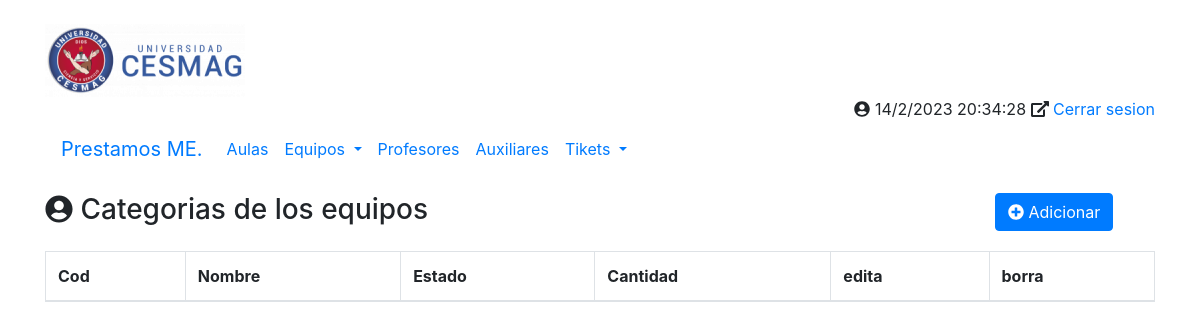
Page /principal.php?opcion=categorias on the earlier database version.
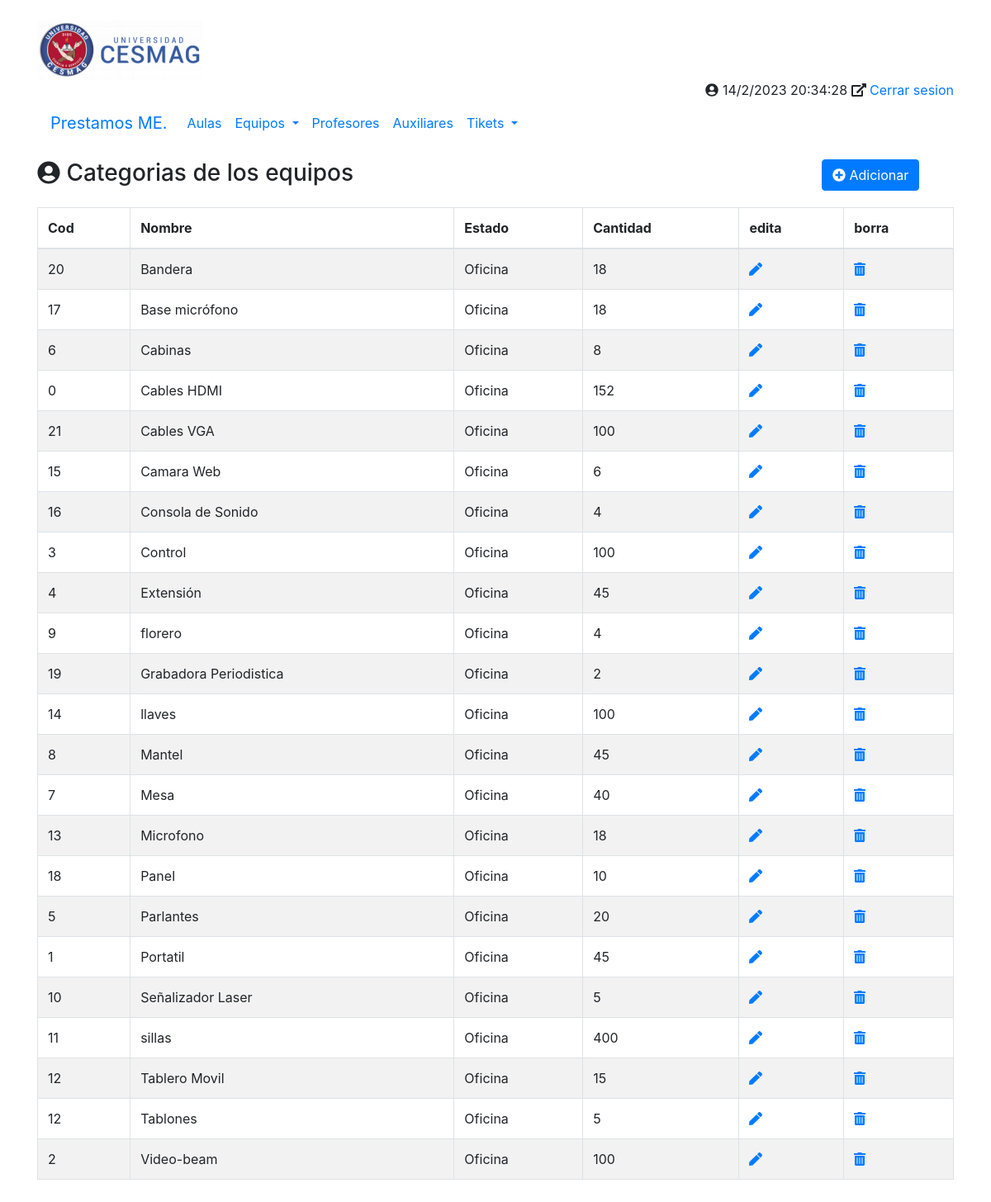
Same page on the later database version.
### tables this page shows
CREATE TABLE `tbl_equipos` (
  `cod` int(100) NOT NULL,
  `nombre` varchar(100) NOT NULL,
  `id_estado` int(100) NOT NULL,
  `cantidad` int(100) DEFAULT NULL
);

CREATE TABLE `tbl_estados` (
  `id` int(100) NOT NULL,
  `estado` varchar(100) NOT NULL
);

### php/categoria/todas_categorias.php (the view, shortened to what this page needs)
<div class="row my-3">
	<div class="col-10">
		<h3><i class="fa fa-user-circle"></i> Categorias de los equipos</h3>
	</div>
	<div class="col-2">
		<a href="./principal.php?opcion=categoria-nueva&accion=ADICIONAR&cod=0" class="btn btn-primary" title="Crear un nuevo Contacto">
			<i class="fas fa-plus-circle"></i>
			Adicionar
		</a>
	</div>
</div>
<div class="row my-3">
	<div class="col-12">
		<table id="miTabla" class="table table-striped table-bordered table-hover">
			<thead>
				<tr>
					<th>Cod</th>
					<th>Nombre</th>
					<th>Estado</th>
					<th>Cantidad</th>
					<th>edita</th>
					<th>borra</th>
				</tr>
			</thead>
			<tbody>
				<?php
				$conexion = conectarBD();
				$sSQL = "SELECT *,
					tbl_estados.estado
				FROM
					tbl_equipos
				INNER JOIN tbl_estados ON tbl_equipos.id_estado = tbl_estados.id;";
				$datos = $conexion->query($sSQL);
				foreach ($datos as $fila) :
				?>
					<tr>
						<td><?php echo $fila['cod'];         ?></td>
						<td><?php echo $fila['nombre'];     ?></td>
						<td><?php echo $fila['estado'];  ?></td>
						<td><?php echo $fila['cantidad'];   ?></td>
						<?php
						echo '<td><a href="./principal.php?opcion=editar-categoria&accion=EDITAR&cod=' . $fila['cod'] . '&nombre' . $fila['nombre'] . '" title="Editar el Contacto"><i class="fas fa-pen"></i></a></td>
						<td><a href="./php/categoria/guardar.php?&accion=ELIMINAR&nombre=' . $fila['nombre'] . '" title="Borrarla categoria"><i class="fas fa-trash-alt"></i><a></td>';
						?>
					</tr>
				<?php
				endforeach;
				?>
			</tbody>
		</table>
	</div>
</div>

### principal.php (shortened to what this page needs)
<?php
$opcion = (!isset($_GET['opcion'])) ? 'all_tikets' : $_GET['opcion'];
?>
<!DOCTYPE html>
<html lang="es">
<head>
  <link rel="stylesheet" href="lib/bootstrap/css/bootstrap.min.css">
  <link rel="stylesheet" href="lib/datatable/css/bootstrap.css">
  <link rel="stylesheet" href="lib/datatable/css/dataTables.bootstrap4.min.css">
</head>
<body>
  <div class="container my-4">
    <?php include_once("inc/encabezado.inc"); ?>
    <?php include_once("inc/Menu_Principal.inc"); ?>
    <section class="cuerpo">
      <?php
      switch ($opcion) {
        case 'categorias':
          include_once("php/categoria/todas_categorias.php");
          break;
      }
      ?>
    </section>
  </div>
</body>
</html>

### inc/encabezado.inc (shortened to what this page needs)
<header>
    <div class="row">
        <div class="col-4">
            <img src="img/Escudo.png" alt="Logo de la Aplicación" class="img-fluid"
                onclick="window.location.href='principal.php?opcion=all_tikets'">
        </div>
    </div>
    <div class="row">
        <div class="col-12 text-right">
            <span>
                <i class="fa fa-user-circle"></i>
            </span>
            <span>
                <i class="fas fa-external-link-alt"></i>
                <a href="" class="">Cerrar sesion</a>
            </span>
        </div>
    </div>
</header>

### inc/Menu_Principal.inc (shortened to what this page needs)
<nav class="navbar navbar-expand-lg nadvar-light bg-ligth">
  <ul class="navbar-nav">
    <li class="nav-item dropdown">
      <a href="principal.php?opcion=all_tikets" class="navbar-brand">Prestamos ME.</a>
    </li>
    <li class="nav-item dropdown">
      <a href="principal.php?opcion=aulas" class="nav-link"> Aulas </a>
    </li>
    <li class="nav-item dropdown">
      <a href="principal.php?opcion=equipos" class="nav-link dropdown-toggle" data-toggle="dropdown"> Equipos </a>
    </li>
    <li class="nav-item dropdown">
      <a href="principal.php?opcion=profesores" class="nav-link"> Profesores </a>
    </li>
    <li class="nav-item dropdown">
      <a href="principal.php?opcion=auxiliares" class="nav-link"> Auxiliares </a>
    </li>
    <li class="nav-item dropdown">
      <a href="principal.php?opcion=tikets" class="nav-link dropdown-toggle" data-toggle="dropdown"> Tikets </a>
    </li>
  </ul>
</nav>

Differences in the rows shown:
added tbl_equipos: cod "20", nombre "Bandera", id_estado.estado "Oficina", cantidad "18"
added tbl_equipos: cod "17", nombre "Base micrófono", id_estado.estado "Oficina", cantidad "18"
added tbl_equipos: cod "6", nombre "Cabinas", id_estado.estado "Oficina", cantidad "8"
added tbl_equipos: cod "0", nombre "Cables HDMI", id_estado.estado "Oficina", cantidad "152"
added tbl_equipos: cod "21", nombre "Cables VGA", id_estado.estado "Oficina", cantidad "100"
added tbl_equipos: cod "15", nombre "Camara Web", id_estado.estado "Oficina", cantidad "6"
added tbl_equipos: cod "16", nombre "Consola de Sonido", id_estado.estado "Oficina", cantidad "4"
added tbl_equipos: cod "3", nombre "Control", id_estado.estado "Oficina", cantidad "100"
added tbl_equipos: cod "4", nombre "Extensión", id_estado.estado "Oficina", cantidad "45"
added tbl_equipos: cod "9", nombre "florero", id_estado.estado "Oficina", cantidad "4"
added tbl_equipos: cod "19", nombre "Grabadora Periodistica", id_estado.estado "Oficina", cantidad "2"
added tbl_equipos: cod "14", nombre "llaves", id_estado.estado "Oficina", cantidad "100"
added tbl_equipos: cod "8", nombre "Mantel", id_estado.estado "Oficina", cantidad "45"
added tbl_equipos: cod "7", nombre "Mesa", id_estado.estado "Oficina", cantidad "40"
added tbl_equipos: cod "13", nombre "Microfono", id_estado.estado "Oficina", cantidad "18"
added tbl_equipos: cod "18", nombre "Panel", id_estado.estado "Oficina", cantidad "10"
added tbl_equipos: cod "5", nombre "Parlantes", id_estado.estado "Oficina", cantidad "20"
added tbl_equipos: cod "1", nombre "Portatil", id_estado.estado "Oficina", cantidad "45"
added tbl_equipos: cod "10", nombre "Señalizador Laser", id_estado.estado "Oficina", cantidad "5"
added tbl_equipos: cod "11", nombre "sillas", id_estado.estado "Oficina", cantidad "400"
added tbl_equipos: cod "12", nombre "Tablero Movil", id_estado.estado "Oficina", cantidad "15"
added tbl_equipos: cod "12", nombre "Tablones", id_estado.estado "Oficina", cantidad "5"
added tbl_equipos: cod "2", nombre "Video-beam", id_estado.estado "Oficina", cantidad "100"
